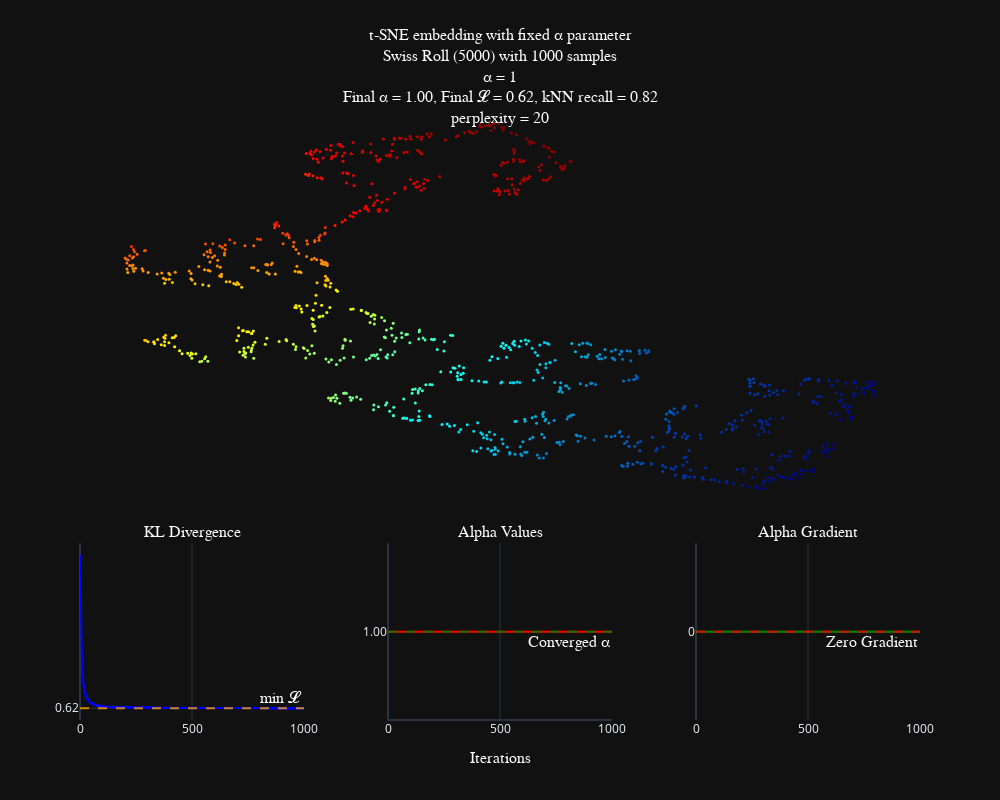

Notebook code for this chart:
### Code cell
plot_tsne_result(optsne_not_optimized, labels=swiss_5k.labels,black_template=True, additional_title="perplexity = 20")

### Figure 1 — Plotly figure (JSON) as saved in the notebook; plotly's stock layout.template omitted (floating-point values rounded to 4 significant figures; data arrays with more than 128 entries replaced by an {"elided": "..."} marker saying what was removed)
{"data": [{"marker": {"color": {"elided": "1000 float values"}, "colorscale": [[0, "rgb(0,0,131)"], [0.2, "rgb(0,60,170)"], [0.4, "rgb(5,255,255)"], [0.6, "rgb(255,255,0)"], [0.8, "rgb(250,0,0)"], [1, "rgb(128,0,0)"]], "showscale": false, "size": 3}, "mode": "markers", "name": "t-SNE Embedding", "type": "scatter", "x": {"elided": "1000 float values"}, "xaxis": "x", "y": {"elided": "1000 float values"}, "yaxis": "y"}, {"line": {"color": "blue"}, "marker": {"color": "blue", "size": 2}, "mode": "markers+lines", "name": "KL Divergence", "type": "scatter", "x": {"elided": "1000 int values"}, "xaxis": "x2", "y": {"elided": "1000 float values"}, "yaxis": "y2"}, {"line": {"color": "red"}, "mode": "lines", "name": "Alpha Values", "type": "scatter", "x": {"elided": "1000 int values"}, "xaxis": "x3", "y": {"elided": "1000 int values"}, "yaxis": "y3"}, {"line": {"color": "green"}, "mode": "lines", "name": "Alpha Gradient", "type": "scatter", "x": {"elided": "1000 int values"}, "xaxis": "x4", "y": {"elided": "1000 int values"}, "yaxis": "y4"}], "layout": {"annotations": [{"font": {"color": "white", "family": "Courier New, monospace", "size": 16}, "showarrow": false, "text": "KL Divergence", "x": 0.1333, "xanchor": "center", "xref": "paper", "y": 0.285, "yanchor": "bottom", "yref": "paper"}, {"font": {"color": "white", "family": "Courier New, monospace", "size": 16}, "showarrow": false, "text": "Alpha Values", "x": 0.5, "xanchor": "center", "xref": "paper", "y": 0.285, "yanchor": "bottom", "yref": "paper"}, {"font": {"color": "white", "family": "Courier New, monospace", "size": 16}, "showarrow": false, "text": "Alpha Gradient", "x": 0.8667, "xanchor": "center", "xref": "paper", "y": 0.285, "yanchor": "bottom", "yref": "paper"}, {"font": {"color": "white", "family": "Courier New, monospace", "size": 16}, "showarrow": false, "text": "min 𝓛", "x": 1, "xanchor": "right", "xref": "x2 domain", "y": 0.6168, "yanchor": "bottom", "yref": "y2"}, {"font": {"color": "white", "family": "Courier New, monospace", "size": 16}, "showarrow": false, "text": "Converged α", "x": 1, "xanchor": "right", "xref": "x3 domain", "y": 1, "yanchor": "top", "yref": "y3"}, {"font": {"color": "white", "family": "Courier New, monospace", "size": 16}, "showarrow": false, "text": "Zero Gradient", "x": 1, "xanchor": "right", "xref": "x4 domain", "y": 0, "yanchor": "top", "yref": "y4"}], "height": 800, "shapes": [{"line": {"color": "orange", "dash": "dash"}, "opacity": 0.8, "type": "line", "x0": 0, "x1": 1, "xref": "x2 domain", "y0": 0.6168, "y1": 0.6168, "yref": "y2"}, {"line": {"color": "green", "dash": "dash"}, "opacity": 0.8, "type": "line", "x0": 0, "x1": 1, "xref": "x3 domain", "y0": 1, "y1": 1, "yref": "y3"}, {"line": {"color": "red", "dash": "dash"}, "opacity": 0.8, "type": "line", "x0": 0, "x1": 1, "xref": "x4 domain", "y0": 0, "y1": 0, "yref": "y4"}], "showlegend": false, "title": {"font": {"color": "white", "family": "Courier New, monospace", "size": 16}, "text": "t-SNE embedding with fixed α parameter<br>Swiss Roll (5000) with 1000 samples<br>α = 1<br>Final α = 1.00, Final 𝓛 = 0.62, kNN recall = 0.82<br>perplexity = 20", "x": 0.5, "y": 0.95, "yanchor": "top"}, "width": 1000, "xaxis": {"anchor": "y", "domain": [0, 1], "showgrid": false, "showticklabels": false, "zeroline": false}, "xaxis2": {"anchor": "y2", "domain": [0, 0.2667], "range": [0, 1000], "ticktext": ["0", "500", "1000"], "tickvals": [0, 500, 1000]}, "xaxis3": {"anchor": "y3", "domain": [0.3667, 0.6333], "range": [0, 1000], "ticktext": ["0", "500", "1000"], "tickvals": [0, 500, 1000], "title": {"font": {"color": "white", "family": "Courier New, monospace", "size": 16}, "text": "Iterations"}}, "xaxis4": {"anchor": "y4", "domain": [0.7333, 1], "range": [0, 1000], "ticktext": ["0", "500", "1000"], "tickvals": [0, 500, 1000]}, "yaxis": {"anchor": "x", "domain": [0.335, 1.0], "showgrid": false, "showticklabels": false, "zeroline": false}, "yaxis2": {"anchor": "x2", "domain": [0, 0.285], "ticktext": ["0.62"], "tickvals": [0.6168]}, "yaxis3": {"anchor": "x3", "domain": [0, 0.285], "ticktext": ["1.00"], "tickvals": [1]}, "yaxis4": {"anchor": "x4", "domain": [0, 0.285], "ticktext": ["0"], "tickvals": [0]}}}
